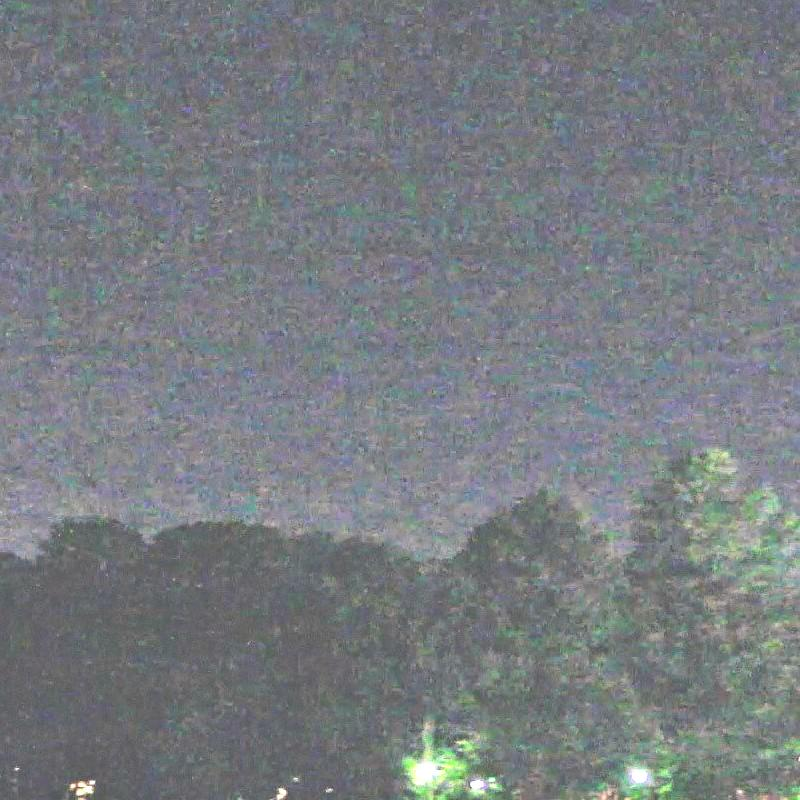
%> input picture lab-5/bright.jpg, 800 x 800 px; the run also reads 1 picture not shown here
$ octave lab5_part2_3.m   (GNU Octave 9; MATLAB toolbox functions it lacks are replaced by stand-ins)
%> lines starting %> are read from the running program, lines starting %| are printed output that depends on the picture
bright=imread("bright.jpg");
%> bright is the input picture: size 800x800x3 uint8; mean R, G, B 119.7, 124.6, 129.1
bright_noise=imread("bright_noise.jpg");

sizef1=[3 3];
R = bright(:,:,1);
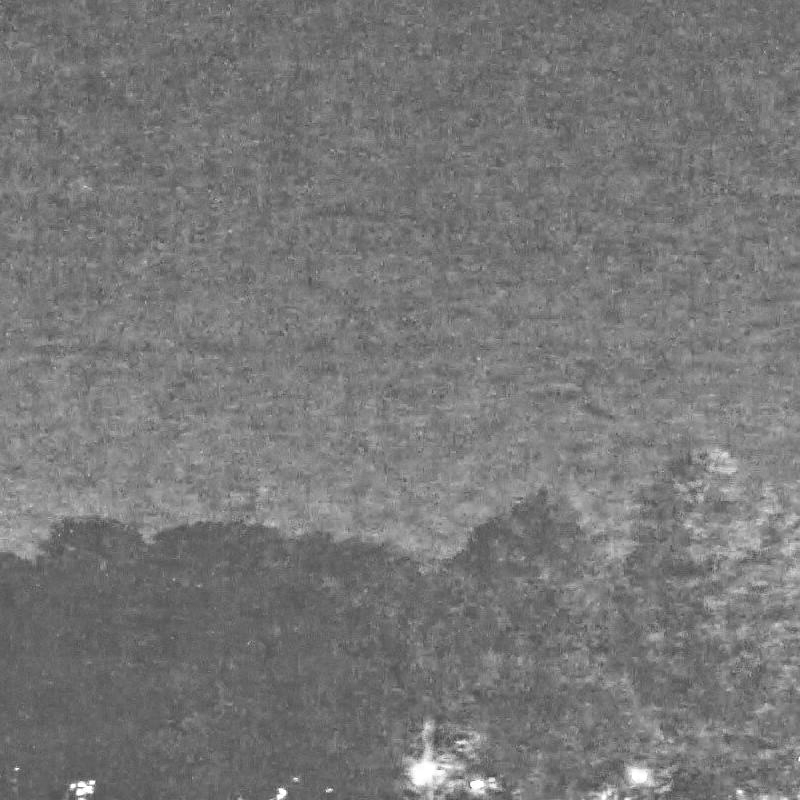
%> R: size 800x800 uint8; min 69, max 255, mean 119.7
G = bright(:,:,2);
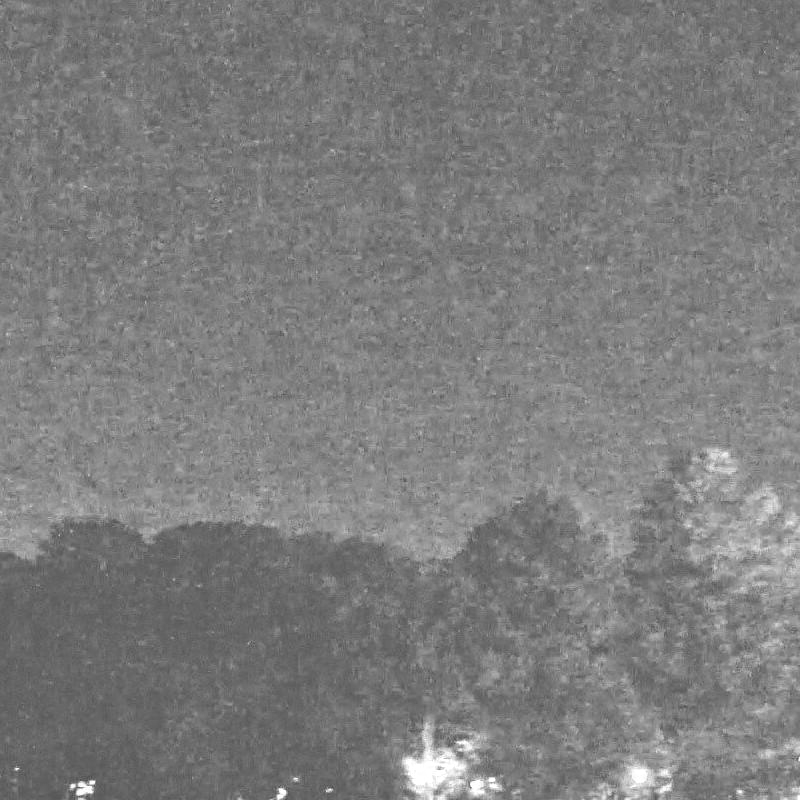
%> G: size 800x800 uint8; min 71, max 255, mean 124.6
B = bright(:,:,3);
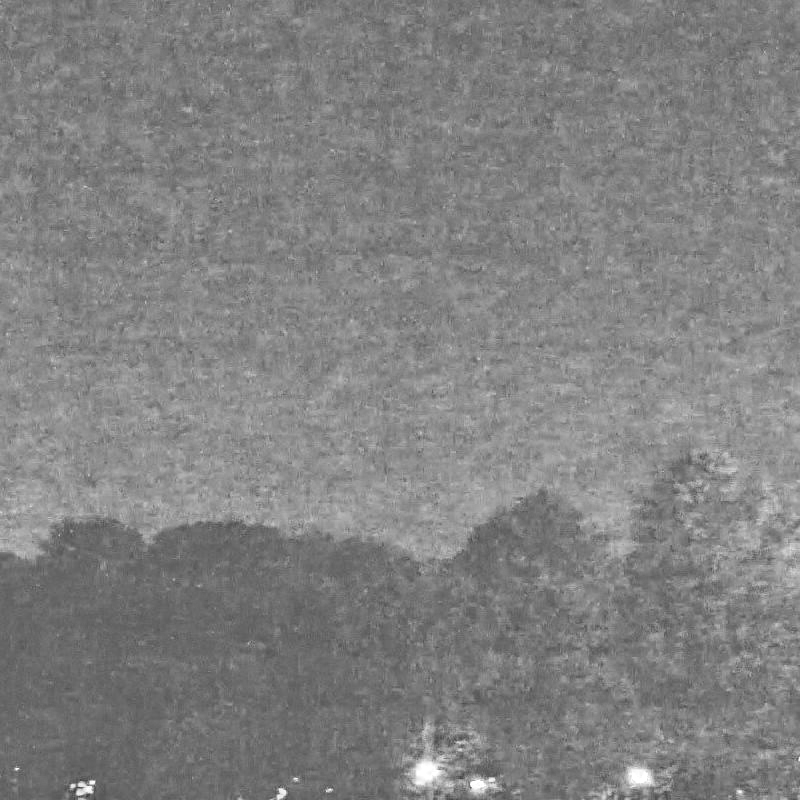
%> B: size 800x800 uint8; min 54, max 255, mean 129.1
R_filtered_bright = medfilt2(R, sizef1);
G_filtered_bright = medfilt2(G, sizef1);
B_filtered_bright = medfilt2(B, sizef1);
filtered_bright = zeros(size(bright), 'uint8');
filtered_bright(:,:,1) = R_filtered_bright;
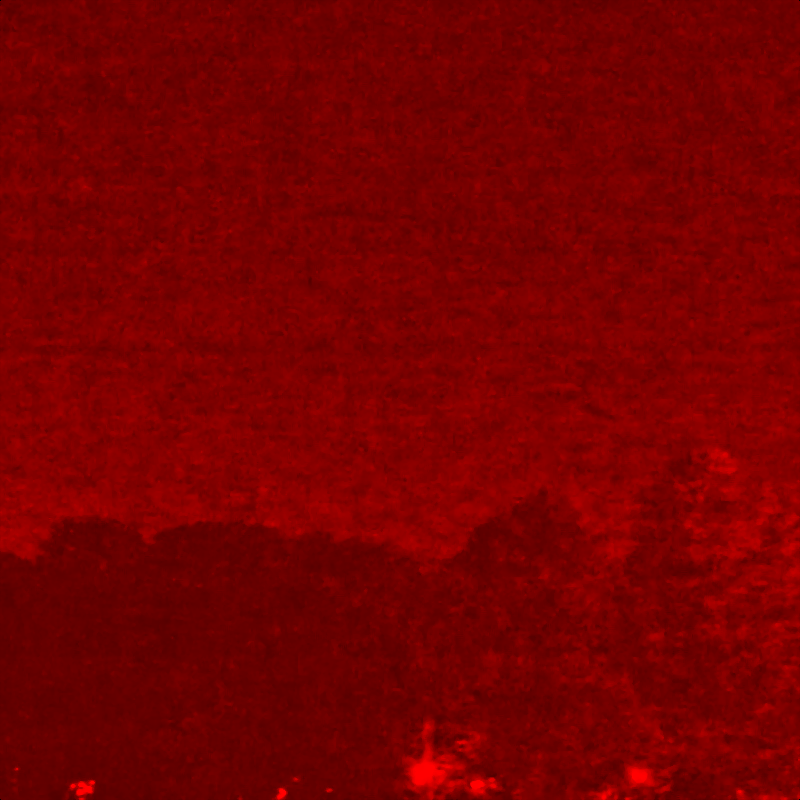
%> filtered_bright: size 800x800x3 uint8; mean R, G, B 119.7, 0, 0
filtered_bright(:,:,2) = G_filtered_bright;
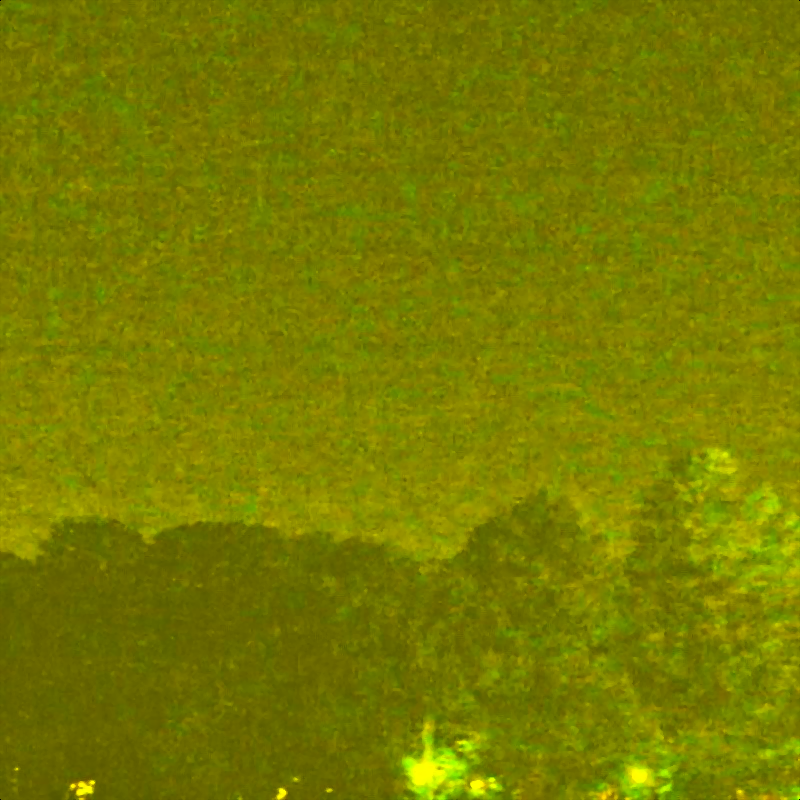
%> filtered_bright: size 800x800x3 uint8; mean R, G, B 119.7, 124.5, 0
filtered_bright(:,:,3) = B_filtered_bright;


orig=imread("noised.jpg");
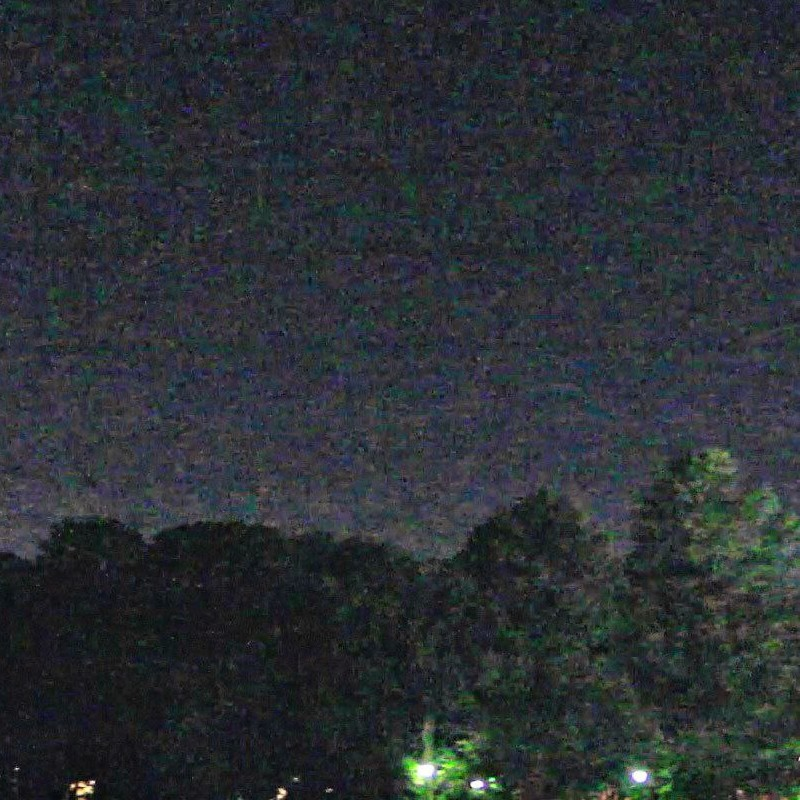
%> input picture lab-5/noised.jpg, 800 x 800 px
%> orig is the input picture: size 800x800x3 uint8; mean R, G, B 42.9, 47.8, 52.3
subplot(2, 3, 1);
imhist(orig);
title('Гистограмма оригинала');


subplot(2, 3, 2);
imhist(bright);
title('Гистограмма высветленного');

subplot(2, 3, 3);
imhist(filtered_bright);
title('Гистограмма высветленного с фильтром');

sizef2=[5 5];
R = bright_noise(:,:,1);
G = bright_noise(:,:,2);
B = bright_noise(:,:,3);
R_filtered_bright = medfilt2(R, sizef2);
G_filtered_bright = medfilt2(G, sizef2);
B_filtered_bright = medfilt2(B, sizef2);
filtered_bright_noise = zeros(size(bright_noise), 'uint8');
filtered_bright_noise(:,:,1) = R_filtered_bright;
filtered_bright_noise(:,:,2) = G_filtered_bright;
filtered_bright_noise(:,:,3) = B_filtered_bright;

subplot(2, 3, 4);
imhist(bright_noise);
title('Гистограмма выстветленного с шумом');

subplot(2, 3, 5);
imhist(filtered_bright_noise);
title('Гистограмма выстветленного с шумом и фильтром');
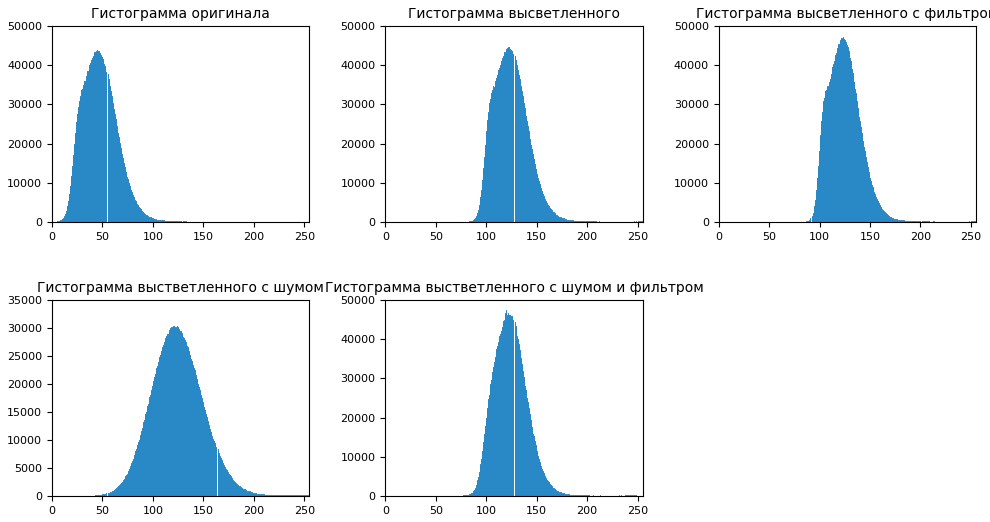
%> figure redrawn from the program's plot data, 5 panels; panel 1: highest point at x = 45, y = 43773; panel 2: highest point at x = 122, y = 44722; panel 3: highest point at x = 123, y = 47189; panel 4: highest point at x = 120, y = 30410
